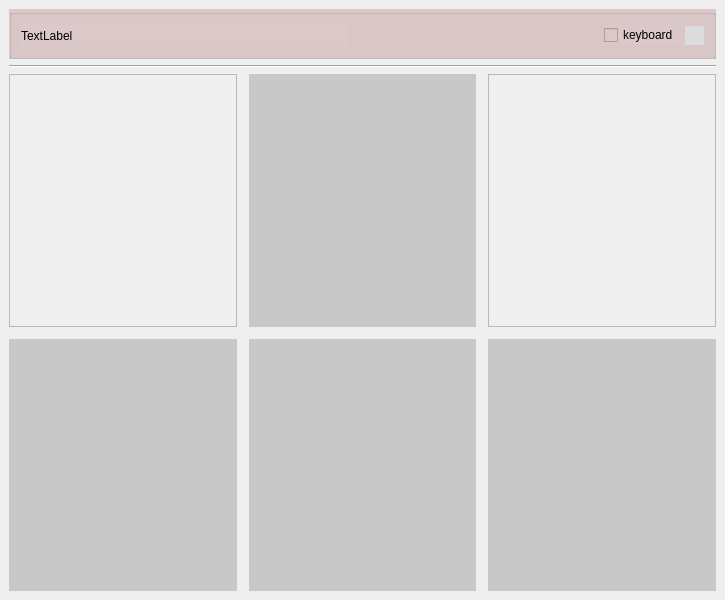
<?xml version="1.0" encoding="UTF-8"?>
<ui version="4.0">
 <class>MainWindow</class>
 <widget class="QMainWindow" name="MainWindow">
  <property name="geometry">
   <rect>
    <x>0</x>
    <y>0</y>
    <width>725</width>
    <height>600</height>
   </rect>
  </property>
  <property name="sizePolicy">
   <sizepolicy hsizetype="Fixed" vsizetype="Fixed">
    <horstretch>0</horstretch>
    <verstretch>0</verstretch>
   </sizepolicy>
  </property>
  <property name="windowTitle">
   <string>MainWindow</string>
  </property>
  <widget class="QWidget" name="centralwidget">
   <layout class="QGridLayout" name="gridLayout">
    <item row="0" column="0">
     <layout class="QHBoxLayout" name="toolbarLayout">
      <item>
       <widget class="QGroupBox" name="toolbarBox">
        <property name="sizePolicy">
         <sizepolicy hsizetype="Preferred" vsizetype="Preferred">
          <horstretch>0</horstretch>
          <verstretch>0</verstretch>
         </sizepolicy>
        </property>
        <property name="minimumSize">
         <size>
          <width>0</width>
          <height>0</height>
         </size>
        </property>
        <property name="maximumSize">
         <size>
          <width>16777215</width>
          <height>50</height>
         </size>
        </property>
        <property name="styleSheet">
         <string notr="true">QGroupBox {
    background-color: rgb(220, 200, 200);
}</string>
        </property>
        <property name="title">
         <string/>
        </property>
        <layout class="QHBoxLayout" name="horizontalLayout_7">
         <item>
          <widget class="QLabel" name="robotLabel">
           <property name="styleSheet">
            <string notr="true">background-color: rgb(220, 200, 200);</string>
           </property>
           <property name="text">
            <string>TextLabel</string>
           </property>
          </widget>
         </item>
         <item alignment="Qt::AlignRight">
          <widget class="QCheckBox" name="keyboard">
           <property name="baseSize">
            <size>
             <width>0</width>
             <height>0</height>
            </size>
           </property>
           <property name="styleSheet">
            <string notr="true">background-color: rgb(220, 200, 200);</string>
           </property>
           <property name="text">
            <string>keyboard</string>
           </property>
          </widget>
         </item>
         <item>
          <widget class="QToolButton" name="toolButton">
           <property name="cursor">
            <cursorShape>PointingHandCursor</cursorShape>
           </property>
           <property name="styleSheet">
            <string notr="true">background-color:rgb(220, 220, 220);
border: none;
</string>
           </property>
           <property name="text">
            <string/>
           </property>
           <property name="icon">
            <iconset>
             <normaloff>imgs/settings1.png</normaloff>imgs/settings1.png</iconset>
           </property>
           <property name="checkable">
            <bool>false</bool>
           </property>
          </widget>
         </item>
        </layout>
       </widget>
      </item>
     </layout>
    </item>
    <item row="1" column="0">
     <widget class="Line" name="line">
      <property name="sizeIncrement">
       <size>
        <width>0</width>
        <height>1</height>
       </size>
      </property>
      <property name="orientation">
       <enum>Qt::Horizontal</enum>
      </property>
     </widget>
    </item>
    <item row="2" column="0">
     <layout class="QVBoxLayout" name="buttonsLayout" stretch="0,0">
      <property name="spacing">
       <number>12</number>
      </property>
      <item>
       <layout class="QHBoxLayout" name="buttonsFirstRow">
        <item>
         <widget class="QFrame" name="emptyFrameLeft">
          <property name="frameShape">
           <enum>QFrame::StyledPanel</enum>
          </property>
          <property name="frameShadow">
           <enum>QFrame::Raised</enum>
          </property>
         </widget>
        </item>
        <item>
         <widget class="QPushButton" name="forwardButton">
          <property name="sizePolicy">
           <sizepolicy hsizetype="Minimum" vsizetype="Minimum">
            <horstretch>0</horstretch>
            <verstretch>0</verstretch>
           </sizepolicy>
          </property>
          <property name="sizeIncrement">
           <size>
            <width>0</width>
            <height>0</height>
           </size>
          </property>
          <property name="cursor">
           <cursorShape>PointingHandCursor</cursorShape>
          </property>
          <property name="styleSheet">
           <string notr="true">background-color: rgb(200, 200, 200);
border: none;</string>
          </property>
          <property name="text">
           <string/>
          </property>
          <property name="icon">
           <iconset>
            <normaloff>imgs/forwardArrow.png</normaloff>imgs/forwardArrow.png</iconset>
          </property>
          <property name="iconSize">
           <size>
            <width>150</width>
            <height>150</height>
           </size>
          </property>
         </widget>
        </item>
        <item>
         <widget class="QFrame" name="emptyFrameRight">
          <property name="frameShape">
           <enum>QFrame::StyledPanel</enum>
          </property>
          <property name="frameShadow">
           <enum>QFrame::Raised</enum>
          </property>
         </widget>
        </item>
       </layout>
      </item>
      <item>
       <layout class="QHBoxLayout" name="buttonsSecondRow">
        <item>
         <widget class="QPushButton" name="leftButton">
          <property name="sizePolicy">
           <sizepolicy hsizetype="Preferred" vsizetype="Preferred">
            <horstretch>0</horstretch>
            <verstretch>0</verstretch>
           </sizepolicy>
          </property>
          <property name="sizeIncrement">
           <size>
            <width>1</width>
            <height>1</height>
           </size>
          </property>
          <property name="baseSize">
           <size>
            <width>10</width>
            <height>10</height>
           </size>
          </property>
          <property name="cursor">
           <cursorShape>PointingHandCursor</cursorShape>
          </property>
          <property name="autoFillBackground">
           <bool>false</bool>
          </property>
          <property name="styleSheet">
           <string notr="true">background-color: rgb(200, 200, 200);
border: none;</string>
          </property>
          <property name="text">
           <string/>
          </property>
          <property name="icon">
           <iconset>
            <normaloff>imgs/leftButton.png</normaloff>imgs/leftButton.png</iconset>
          </property>
          <property name="iconSize">
           <size>
            <width>150</width>
            <height>150</height>
           </size>
          </property>
         </widget>
        </item>
        <item>
         <widget class="QPushButton" name="backwardButton">
          <property name="sizePolicy">
           <sizepolicy hsizetype="Preferred" vsizetype="Preferred">
            <horstretch>0</horstretch>
            <verstretch>0</verstretch>
           </sizepolicy>
          </property>
          <property name="cursor">
           <cursorShape>PointingHandCursor</cursorShape>
          </property>
          <property name="styleSheet">
           <string notr="true">background-color: rgb(200, 200, 200);
border: none;</string>
          </property>
          <property name="text">
           <string/>
          </property>
          <property name="icon">
           <iconset>
            <normaloff>imgs/backwardButton.png</normaloff>imgs/backwardButton.png</iconset>
          </property>
          <property name="iconSize">
           <size>
            <width>150</width>
            <height>150</height>
           </size>
          </property>
         </widget>
        </item>
        <item>
         <widget class="QPushButton" name="rightButton">
          <property name="sizePolicy">
           <sizepolicy hsizetype="Preferred" vsizetype="Preferred">
            <horstretch>0</horstretch>
            <verstretch>0</verstretch>
           </sizepolicy>
          </property>
          <property name="cursor">
           <cursorShape>PointingHandCursor</cursorShape>
          </property>
          <property name="styleSheet">
           <string notr="true">background-color: rgb(200, 200, 200);
border: none;
transform: rotate(45deg);</string>
          </property>
          <property name="text">
           <string/>
          </property>
          <property name="icon">
           <iconset>
            <normaloff>imgs/rightButton.png</normaloff>imgs/rightButton.png</iconset>
          </property>
          <property name="iconSize">
           <size>
            <width>150</width>
            <height>150</height>
           </size>
          </property>
         </widget>
        </item>
       </layout>
      </item>
     </layout>
    </item>
   </layout>
  </widget>
 </widget>
 <resources/>
 <connections/>
</ui>
